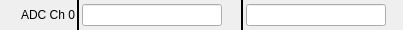
                       <widget class="QFrame" name="frame_3">
                        <property name="maximumSize">
                         <size>
                          <width>16777215</width>
                          <height>30</height>
                         </size>
                        </property>
                        <property name="frameShape">
                         <enum>QFrame::NoFrame</enum>
                        </property>
                        <property name="frameShadow">
                         <enum>QFrame::Raised</enum>
                        </property>
                        <layout class="QHBoxLayout" name="horizontalLayout_6">
                         <property name="spacing">
                          <number>2</number>
                         </property>
                         <property name="leftMargin">
                          <number>0</number>
                         </property>
                         <property name="topMargin">
                          <number>0</number>
                         </property>
                         <property name="rightMargin">
                          <number>0</number>
                         </property>
                         <property name="bottomMargin">
                          <number>0</number>
                         </property>
                         <item>
                          <layout class="QHBoxLayout" name="horizontalLayout_7">
                           <property name="spacing">
                            <number>2</number>
                           </property>
                           <item>
                            <widget class="QLabel" name="label_21">
                             <property name="minimumSize">
                              <size>
                               <width>75</width>
                               <height>0</height>
                              </size>
                             </property>
                             <property name="maximumSize">
                              <size>
                               <width>75</width>
                               <height>16777215</height>
                              </size>
                             </property>
                             <property name="text">
                              <string>ADC Ch 0</string>
                             </property>
                             <property name="alignment">
                              <set>Qt::AlignRight|Qt::AlignTrailing|Qt::AlignVCenter</set>
                             </property>
                            </widget>
                           </item>
                           <item>
                            <widget class="Line" name="line_8">
                             <property name="frameShadow">
                              <enum>QFrame::Plain</enum>
                             </property>
                             <property name="lineWidth">
                              <number>2</number>
                             </property>
                             <property name="orientation">
                              <enum>Qt::Vertical</enum>
                             </property>
                            </widget>
                           </item>
                           <item>
                            <widget class="PyDMLineEdit" name="PyDMLineEdit">
                             <property name="minimumSize">
                              <size>
                               <width>140</width>
                               <height>0</height>
                              </size>
                             </property>
                             <property name="maximumSize">
                              <size>
                               <width>140</width>
                               <height>16777215</height>
                              </size>
                             </property>
                             <property name="toolTip">
                              <string/>
                             </property>
                             <property name="alignment">
                              <set>Qt::AlignCenter</set>
                             </property>
                             <property name="showUnits" stdset="0">
                              <bool>true</bool>
                             </property>
                             <property name="precisionFromPV" stdset="0">
                              <bool>false</bool>
                             </property>
                             <property name="channel" stdset="0">
                              <string>ca://TPR:${LOCA}:${IOC_UNIT}:${INST}:TRG10_SYS0_TDES</string>
                             </property>
                            </widget>
                           </item>
                           <item>
                            <widget class="PyDMByteIndicator" name="PyDMByteIndicator_5">
                             <property name="minimumSize">
                              <size>
                               <width>15</width>
                               <height>15</height>
                              </size>
                             </property>
                             <property name="maximumSize">
                              <size>
                               <width>15</width>
                               <height>15</height>
                              </size>
                             </property>
                             <property name="toolTip">
                              <string/>
                             </property>
                             <property name="channel" stdset="0">
                              <string>ca://TPR:${LOCA}:${IOC_UNIT}:${INST}:TRG10_SYS0_TCTL</string>
                             </property>
                             <property name="showLabels" stdset="0">
                              <bool>false</bool>
                             </property>
                             <property name="labels" stdset="0">
                              <stringlist>
                               <string></string>
                              </stringlist>
                             </property>
                            </widget>
                           </item>
                           <item>
                            <widget class="Line" name="line">
                             <property name="frameShadow">
                              <enum>QFrame::Plain</enum>
                             </property>
                             <property name="lineWidth">
                              <number>2</number>
                             </property>
                             <property name="orientation">
                              <enum>Qt::Vertical</enum>
                             </property>
                            </widget>
                           </item>
                           <item>
                            <widget class="PyDMLineEdit" name="PyDMLineEdit_2">
                             <property name="minimumSize">
                              <size>
                               <width>140</width>
                               <height>0</height>
                              </size>
                             </property>
                             <property name="maximumSize">
                              <size>
                               <width>125</width>
                               <height>16777215</height>
                              </size>
                             </property>
                             <property name="toolTip">
                              <string/>
                             </property>
                             <property name="alignment">
                              <set>Qt::AlignCenter</set>
                             </property>
                             <property name="showUnits" stdset="0">
                              <bool>true</bool>
                             </property>
                             <property name="precisionFromPV" stdset="0">
                              <bool>false</bool>
                             </property>
                             <property name="channel" stdset="0">
                              <string>ca://TPR:${LOCA}:${IOC_UNIT}:${INST}:TRG10_SYS2_TDES</string>
                             </property>
                            </widget>
                           </item>
                           <item>
                            <widget class="PyDMByteIndicator" name="PyDMByteIndicator_6">
                             <property name="minimumSize">
                              <size>
                               <width>15</width>
                               <height>15</height>
                              </size>
                             </property>
                             <property name="maximumSize">
                              <size>
                               <width>15</width>
                               <height>15</height>
                              </size>
                             </property>
                             <property name="toolTip">
                              <string/>
                             </property>
                             <property name="channel" stdset="0">
                              <string>ca://TPR:${LOCA}:${IOC_UNIT}:${INST}:TRG10_SYS2_TCTL</string>
                             </property>
                             <property name="showLabels" stdset="0">
                              <bool>false</bool>
                             </property>
                             <property name="labels" stdset="0">
                              <stringlist>
                               <string></string>
                              </stringlist>
                             </property>
                            </widget>
                           </item>
                          </layout>
                         </item>
                        </layout>
                       </widget>
